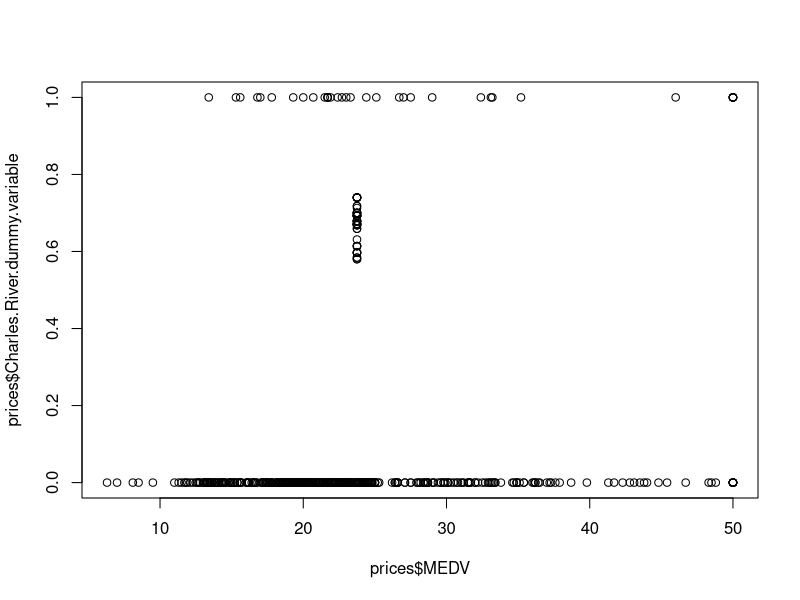
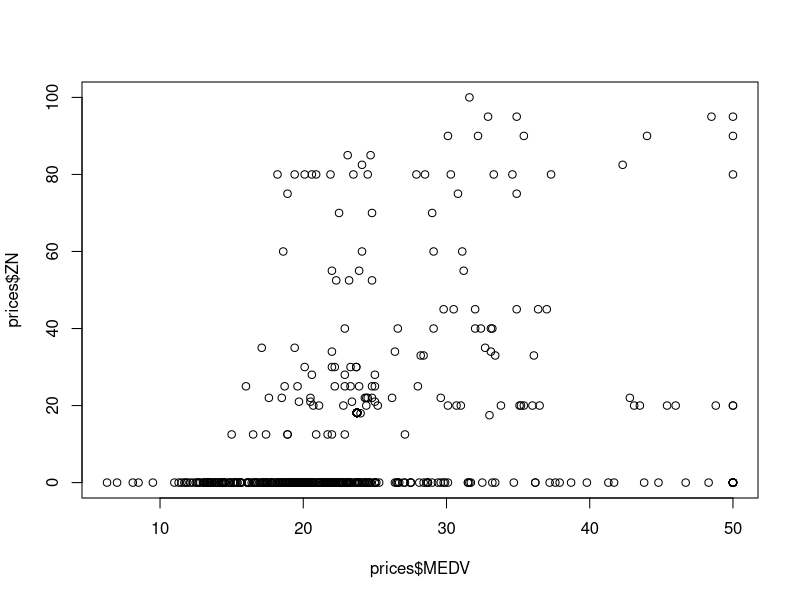
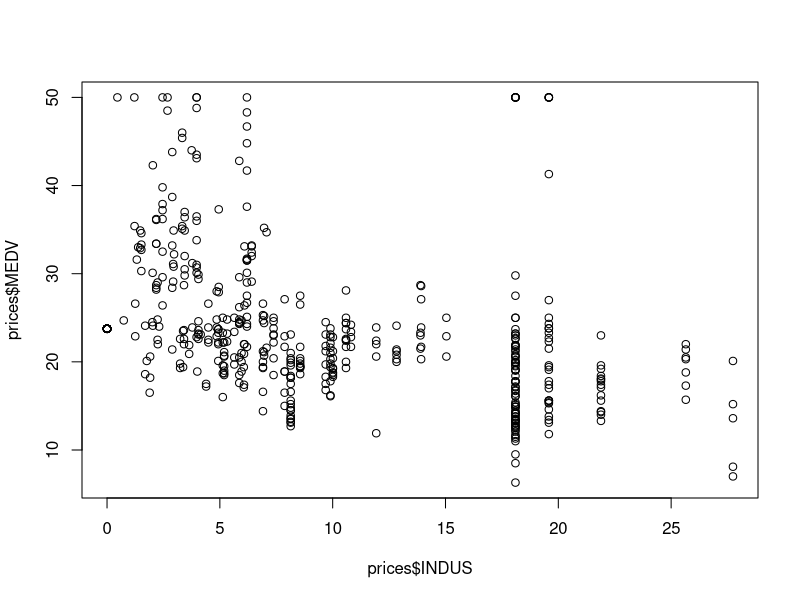
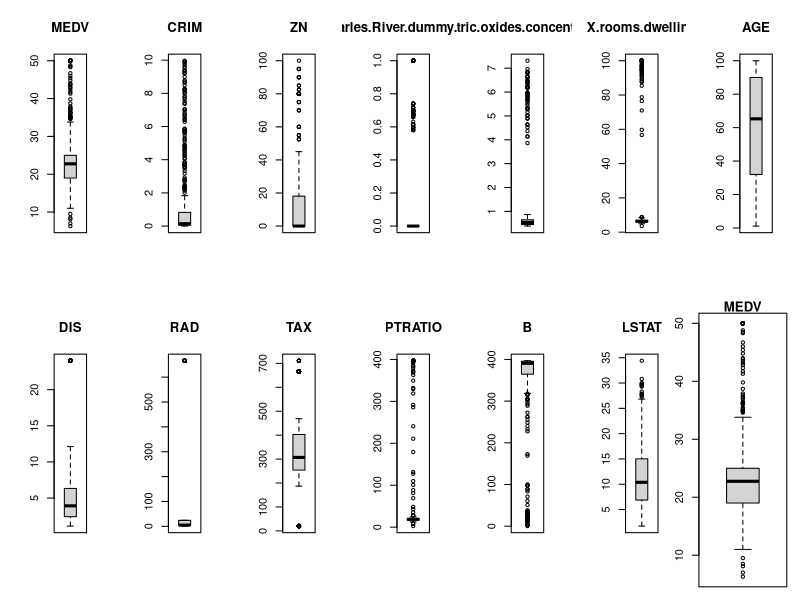
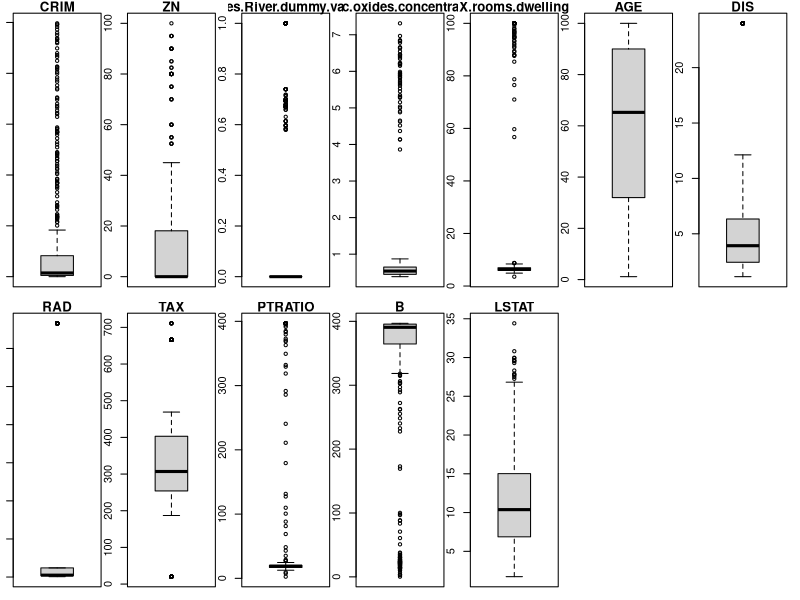
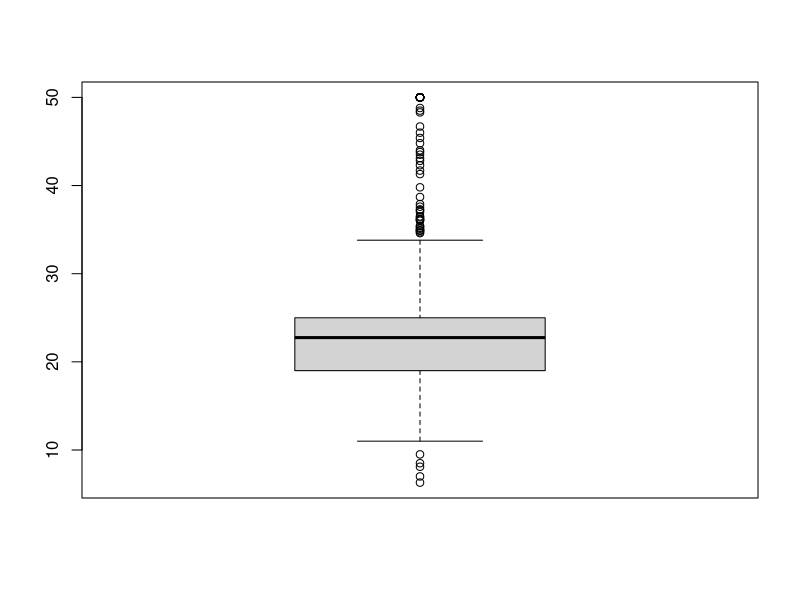
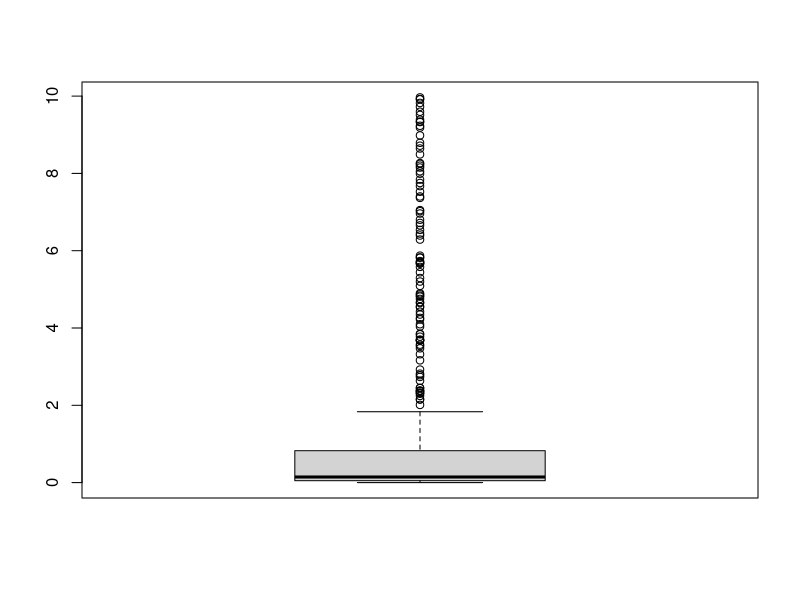
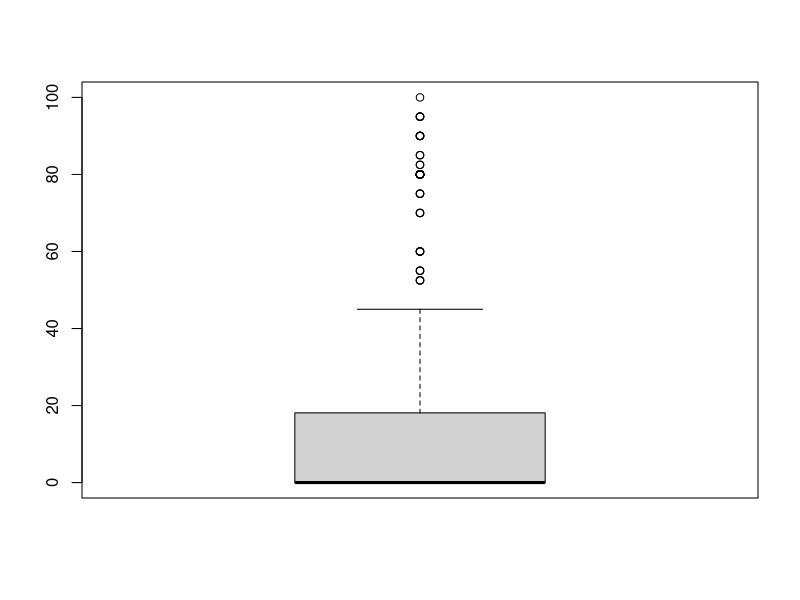

The R source for these figures, in order:

#Boston Pricing case study using Linear Regression

setwd()
prices<-read.csv("boston_prices.csv",header=TRUE,stringsAsFactors=FALSE)

library(dplyr)
library(caret)
library(car)

#############Checking Data Characteristics##############

dim(prices)
str(prices)

head(prices)
names(prices)

#summary statistics 
summary(prices)
table(prices$Charles.River.dummy.variable)

##########Missing values treatment 
colSums(is.na(prices)) 
summary(prices$MEDV) #MEDV has a lot of missing values


prices$MEDV[is.na(prices$MEDV)]<-mean(prices$MEDV,na.rm=TRUE)

summary(prices$MEDV)

############Outlier Treatment##############
plot(prices$MEDV,prices$Charles.River.dummy.variable)
plot(prices$MEDV,prices$ZN)

plot(prices$INDUS,prices$MEDV)

#Restore the par parameters to normal
par(mfrow=c(2,7)) #This allows you to plot 14 charts on a single page; It is optional. 
list<-names(prices) #Store the names of the dataset in a list format 
list<-list[-4] 
for(i in 1:length(list)) #Plot the boxplots of all variables and shortlist wh ich ones need outlier treatment. 
{ 
  boxplot(prices[,list[i]],main=list[i]) 
} 

#Restore the par parameters to normal
#Figure margin too large, check par('mar'), you will get 5.1 4.1 4.1 2.1 change it to mar=c(1,1,1,1)
par(mar=c(1,1,1,1))

for (i in 1:length(list))
{
  boxplot(prices[,list[i]],main=list[i])
}

dev.off()

# We can replace the outlier values by the median values 
#You can decide to replace by max or mean values based on business objectives 

for(i in 1:length(list)) ##For loop to replace all the outlier values with th e mean value ;
                         ##if you want you can replace with median value as well. 
{ 
  x<-boxplot(prices[,list[i]]) 
  out<-x$out 
  index<-which(prices[,list[i]] %in% x$out) 
  prices[index,list[i]]<-mean(prices[,list[i]]) 
  rm(x) 
  rm(out) 
}

##########Exploratory analysis############# 
library(ggplot2)

#Study the histogram of the DV and the transformed histogram 
hist(prices$MEDV) 

#hist(prices$log_MEDV) #Once you create the transformations;look down 

#You can look at the correlation between each IDV and the DV 
#An eg : 
ggplot(prices,aes(x=MEDV,y=LSTAT)) +geom_point() 
ggplot(prices,aes(x=MEDV,y=DIS)) +geom_point() 
ggplot(prices,aes(x=MEDV,y=AGE)) +geom_point() 

#Inorder to quicken the process, lets write a function : 
list1<-list[-13] 
for(i in 1:length(list1)) 
{ 
  x<-cor(prices$MEDV,prices[list[i]]) 
  print(x) 
} 

#Significant variables are : B LSTAT AGE X.rooms.dwelling nitric.oxides.conce ntration INDUS 

#You can also try to use data transformations 

#Log transformations 
#Create the log transformation for all variables 
prices$log_CRIM<-log(prices$CRIM) 
prices$log_ZN<-log(prices$ZN) 
prices$log_NOX<-log(prices$nitric.oxides.concentration) 
prices$log_RM<-log(prices$X.rooms.dwelling) 
prices$log_AGE<-log(prices$AGE) 
prices$log_DIS<-log(prices$DIS) 
prices$log_RAD<-log(prices$RAD) 
prices$log_TAX<-log(prices$TAX) 
prices$log_PTRATIO<-log(prices$PTRATIO) 
prices$log_B<-log(prices$B) 
prices$log_LSTAT<-log(prices$LSTAT) 
prices$log_MEDV<-log(prices$MEDV) #DV 
prices$log_INDUS<-log(prices$INDUS) 

#Function to get the list of correlations between : log_DV and log of IDV's 

list_log<-names(prices)[c(15:25,27)] 
for(i in 1:length(list_log)) 
{ 
  xlog<-cor(prices$log_MEDV,prices[list_log[i]]) 
  print(xlog) 
} 

#Function to get the list of correlations between : log_DV and IDV's 

list_log_DV<-names(prices)[1:13] 
list_log_DV<-list_log_DV[-4] 

for(i in 1:length(list_log_DV)) 
{ 
  xlogdv<-cor(prices$log_MEDV,prices[list_log_DV[i]]) 
  print(xlogdv) 
} 

sampling<-sort(sample(nrow(prices), nrow(prices)*.7)) 


#############Building SimpLe Linear Regression Model############## 
#Select training sample 
train<-prices[sampling,] 
test<-prices[-sampling,] 

Reg<-lm(log_MEDV~CRIM+INDUS+RAD+TAX+B+ 
          Charles.River.dummy.variable+ 
          DIS+ZN+PTRATIO+LSTAT+AGE+X.rooms.dwelling+nitric.oxides.concentration,data=train) 
summary(Reg) 

#Getting the formula 
formula(Reg) 
## log_MEDV ~ CRIM + INDUS + RAD + TAX + B + Charles.River.dummy.variable +  
##     DIS + ZN + PTRATIO + LSTAT + AGE + X.rooms.dwelling + nitric.oxides.co ncentration 

#Remove insignificant variables : 
Reg1<-lm(log_MEDV~ 
           Charles.River.dummy.variable+ 
           DIS+PTRATIO+LSTAT+AGE+X.rooms.dwelling+nitric.oxides.concentration, data=train) 
summary(Reg1) 

#Reg2 : remove insignificant values 
Reg2 <- lm(log_MEDV ~CRIM+INDUS+RAD+TAX+B+ 
             Charles.River.dummy.variable+ 
             DIS+ZN+PTRATIO+LSTAT+X.rooms.dwelling+nitric.oxides.concentration, data=train) 
summary(Reg2)

#Reg3 _ remove insignificant values 
Reg3 <- lm(log_MEDV ~CRIM+RAD+ 
             Charles.River.dummy.variable+ 
             DIS+ZN+PTRATIO+LSTAT+nitric.oxides.concentration, data=train) 
summary(Reg3) 

#Some other combination  
Reg4<-lm(log_MEDV~INDUS+ZN+X.rooms.dwelling+LSTAT+CRIM+Charles.River.dummy.variable,data=train) 

summary(Reg4)

#The best model happens to be : Reg3 

##Getting predicted values 
predicted<-predict(Reg3) 
plot(predicted) 
length(predicted) 
 
##Finding Residuals 
residuals<-resid(Reg3) 
plot(residuals) 
length(residuals) 

##Plotting Residuals vs Predicted Values 
##Checking Heteroskedastcity 
##There should be no trend between predicted values and residual values 
plot(predicted,residuals,abline(0,0)) 

#You can notice that there seems to be an inverse pattern for some points 

#So this model may not be the preferred model. 

predicted<-predict(Reg3,newdata=test) 
length(predicted) 

test$p<-predicted

#Calculating error in the test dataset - (Actual- predicted)/predicted values 
test$error<-(test$log_MEDV-test$p)/test$log_MEDV 
mean(test$error)*100 #you get to know the average error in the given dataset 

##Plotting actual vs predicted values 
plot(test$p,col="blue",type="l") 
lines(test$log_MEDV,col="red",type="l") 

#checking for Correlation between variables 
library(car) 
vif(Reg3) 

